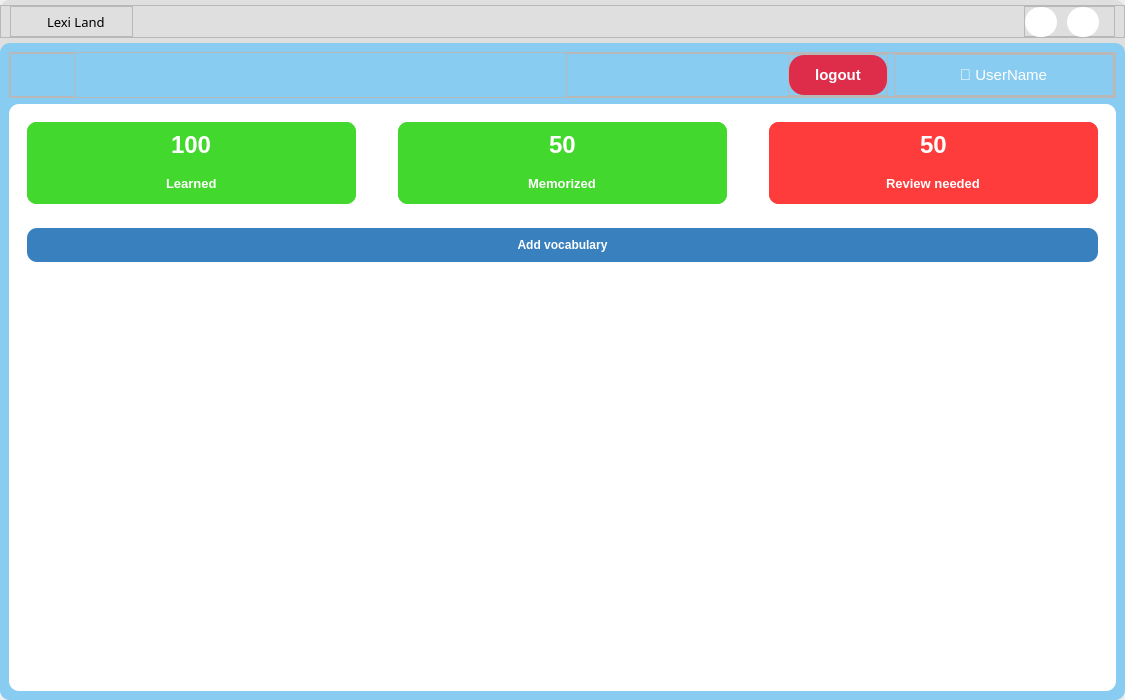
<?xml version="1.0" encoding="UTF-8"?>
<ui version="4.0">
 <class>MainWindow</class>
 <widget class="QMainWindow" name="MainWindow">
  <property name="geometry">
   <rect>
    <x>0</x>
    <y>0</y>
    <width>1125</width>
    <height>700</height>
   </rect>
  </property>
  <property name="windowTitle">
   <string>MainWindow</string>
  </property>
  <widget class="QWidget" name="centralwidget">
   <layout class="QHBoxLayout" name="horizontalLayout">
    <property name="leftMargin">
     <number>0</number>
    </property>
    <property name="topMargin">
     <number>0</number>
    </property>
    <property name="rightMargin">
     <number>0</number>
    </property>
    <property name="bottomMargin">
     <number>0</number>
    </property>
    <item>
     <widget class="QFrame" name="MainFrame">
      <property name="minimumSize">
       <size>
        <width>1125</width>
        <height>700</height>
       </size>
      </property>
      <property name="maximumSize">
       <size>
        <width>16777215</width>
        <height>16777215</height>
       </size>
      </property>
      <property name="styleSheet">
       <string notr="true">#MainFrame{
background-color: rgb(223, 223, 223);
border-radius:10px;
}</string>
      </property>
      <property name="frameShape">
       <enum>QFrame::StyledPanel</enum>
      </property>
      <property name="frameShadow">
       <enum>QFrame::Raised</enum>
      </property>
      <layout class="QVBoxLayout" name="verticalLayout">
       <property name="spacing">
        <number>5</number>
       </property>
       <property name="leftMargin">
        <number>0</number>
       </property>
       <property name="topMargin">
        <number>5</number>
       </property>
       <property name="rightMargin">
        <number>0</number>
       </property>
       <property name="bottomMargin">
        <number>0</number>
       </property>
       <item>
        <widget class="QFrame" name="frame_14">
         <property name="font">
          <font>
           <stylestrategy>PreferDefault</stylestrategy>
          </font>
         </property>
         <property name="contextMenuPolicy">
          <enum>Qt::DefaultContextMenu</enum>
         </property>
         <property name="acceptDrops">
          <bool>false</bool>
         </property>
         <property name="frameShape">
          <enum>QFrame::StyledPanel</enum>
         </property>
         <property name="frameShadow">
          <enum>QFrame::Raised</enum>
         </property>
         <layout class="QHBoxLayout" name="horizontalLayout_11">
          <property name="topMargin">
           <number>0</number>
          </property>
          <property name="bottomMargin">
           <number>0</number>
          </property>
          <item>
           <widget class="QFrame" name="frame_15">
            <property name="maximumSize">
             <size>
              <width>123</width>
              <height>50</height>
             </size>
            </property>
            <property name="frameShape">
             <enum>QFrame::StyledPanel</enum>
            </property>
            <property name="frameShadow">
             <enum>QFrame::Raised</enum>
            </property>
            <layout class="QHBoxLayout" name="horizontalLayout_12">
             <property name="leftMargin">
              <number>0</number>
             </property>
             <property name="topMargin">
              <number>0</number>
             </property>
             <property name="rightMargin">
              <number>0</number>
             </property>
             <property name="bottomMargin">
              <number>0</number>
             </property>
             <item>
              <widget class="QPushButton" name="pushButton_4">
               <property name="maximumSize">
                <size>
                 <width>30</width>
                 <height>30</height>
                </size>
               </property>
               <property name="focusPolicy">
                <enum>Qt::NoFocus</enum>
               </property>
               <property name="styleSheet">
                <string notr="true">border-radius: 10px</string>
               </property>
               <property name="text">
                <string/>
               </property>
               <property name="icon">
                <iconset>
                 <normaloff>../icons/lexiland_logo1.png</normaloff>../icons/lexiland_logo1.png</iconset>
               </property>
               <property name="iconSize">
                <size>
                 <width>34</width>
                 <height>34</height>
                </size>
               </property>
               <property name="shortcut">
                <string notr="true"/>
               </property>
               <property name="autoRepeat">
                <bool>true</bool>
               </property>
               <property name="autoExclusive">
                <bool>true</bool>
               </property>
               <property name="autoRepeatDelay">
                <number>300</number>
               </property>
               <property name="autoDefault">
                <bool>true</bool>
               </property>
              </widget>
             </item>
             <item>
              <widget class="QLabel" name="label_3">
               <property name="font">
                <font>
                 <family>Luckiest Guy</family>
                 <pointsize>10</pointsize>
                 <weight>50</weight>
                 <italic>false</italic>
                 <bold>false</bold>
                </font>
               </property>
               <property name="styleSheet">
                <string notr="true">color: rgb(0, 0, 0);
font: 10pt &quot;Luckiest Guy&quot;;</string>
               </property>
               <property name="text">
                <string>Lexi Land</string>
               </property>
              </widget>
             </item>
            </layout>
           </widget>
          </item>
          <item alignment="Qt::AlignRight">
           <widget class="QFrame" name="frame_4">
            <property name="minimumSize">
             <size>
              <width>0</width>
              <height>0</height>
             </size>
            </property>
            <property name="maximumSize">
             <size>
              <width>16777215</width>
              <height>31</height>
             </size>
            </property>
            <property name="frameShape">
             <enum>QFrame::StyledPanel</enum>
            </property>
            <property name="frameShadow">
             <enum>QFrame::Raised</enum>
            </property>
            <layout class="QHBoxLayout" name="horizontalLayout_28">
             <property name="spacing">
              <number>10</number>
             </property>
             <property name="leftMargin">
              <number>0</number>
             </property>
             <property name="topMargin">
              <number>0</number>
             </property>
             <property name="rightMargin">
              <number>15</number>
             </property>
             <property name="bottomMargin">
              <number>0</number>
             </property>
             <item>
              <widget class="QPushButton" name="hideBtn">
               <property name="minimumSize">
                <size>
                 <width>30</width>
                 <height>30</height>
                </size>
               </property>
               <property name="cursor">
                <cursorShape>PointingHandCursor</cursorShape>
               </property>
               <property name="styleSheet">
                <string notr="true">QPushButton{
	background-color: rgb(255, 255, 255);
	border-radius:15px;
	padding:0px;
}

QPushButton::hover{
	
	background-color: rgb(191, 191, 191);
	
}</string>
               </property>
               <property name="text">
                <string/>
               </property>
               <property name="icon">
                <iconset>
                 <normaloff>../icons/minus.svg</normaloff>../icons/minus.svg</iconset>
               </property>
               <property name="iconSize">
                <size>
                 <width>20</width>
                 <height>20</height>
                </size>
               </property>
              </widget>
             </item>
             <item>
              <widget class="QPushButton" name="closeBtn">
               <property name="minimumSize">
                <size>
                 <width>30</width>
                 <height>30</height>
                </size>
               </property>
               <property name="cursor">
                <cursorShape>PointingHandCursor</cursorShape>
               </property>
               <property name="styleSheet">
                <string notr="true">QPushButton{
	background-color: rgb(255, 255, 255);
	border-radius:15px;
	padding:0px;
}

QPushButton::hover{
	background-color: rgb(255, 61, 64);
}</string>
               </property>
               <property name="text">
                <string/>
               </property>
               <property name="icon">
                <iconset>
                 <normaloff>../icons/x.svg</normaloff>../icons/x.svg</iconset>
               </property>
               <property name="iconSize">
                <size>
                 <width>20</width>
                 <height>20</height>
                </size>
               </property>
              </widget>
             </item>
            </layout>
           </widget>
          </item>
         </layout>
        </widget>
       </item>
       <item>
        <widget class="QFrame" name="mainSet">
         <property name="styleSheet">
          <string notr="true">#mainSet{
background-color: #88ccf1;
border-radius:10px;
}</string>
         </property>
         <property name="frameShape">
          <enum>QFrame::StyledPanel</enum>
         </property>
         <property name="frameShadow">
          <enum>QFrame::Raised</enum>
         </property>
         <layout class="QVBoxLayout" name="verticalLayout_3">
          <item>
           <widget class="QFrame" name="frame_2">
            <property name="frameShape">
             <enum>QFrame::StyledPanel</enum>
            </property>
            <property name="frameShadow">
             <enum>QFrame::Raised</enum>
            </property>
            <layout class="QHBoxLayout" name="horizontalLayout_2">
             <property name="leftMargin">
              <number>0</number>
             </property>
             <property name="topMargin">
              <number>0</number>
             </property>
             <property name="rightMargin">
              <number>0</number>
             </property>
             <property name="bottomMargin">
              <number>0</number>
             </property>
             <item alignment="Qt::AlignLeft">
              <widget class="QFrame" name="frame_5">
               <property name="sizePolicy">
                <sizepolicy hsizetype="Expanding" vsizetype="Preferred">
                 <horstretch>0</horstretch>
                 <verstretch>0</verstretch>
                </sizepolicy>
               </property>
               <property name="minimumSize">
                <size>
                 <width>65</width>
                 <height>0</height>
                </size>
               </property>
               <property name="styleSheet">
                <string notr="true"/>
               </property>
               <property name="frameShape">
                <enum>QFrame::StyledPanel</enum>
               </property>
               <property name="frameShadow">
                <enum>QFrame::Raised</enum>
               </property>
               <layout class="QHBoxLayout" name="horizontalLayout_29">
                <property name="leftMargin">
                 <number>0</number>
                </property>
                <property name="topMargin">
                 <number>0</number>
                </property>
                <property name="rightMargin">
                 <number>0</number>
                </property>
                <property name="bottomMargin">
                 <number>0</number>
                </property>
                <item>
                 <widget class="QPushButton" name="go_back">
                  <property name="minimumSize">
                   <size>
                    <width>30</width>
                    <height>30</height>
                   </size>
                  </property>
                  <property name="styleSheet">
                   <string notr="true">#go_back{
	border-radius: 15px;
	/* background-color: rgb(229, 229, 229); */
}

#go_back:hover{
	background-color: rgb(197, 197, 197);
}</string>
                  </property>
                  <property name="text">
                   <string/>
                  </property>
                  <property name="icon">
                   <iconset>
                    <normaloff>../icons/arrow-left.svg</normaloff>../icons/arrow-left.svg</iconset>
                  </property>
                  <property name="shortcut">
                   <string/>
                  </property>
                 </widget>
                </item>
               </layout>
              </widget>
             </item>
             <item>
              <widget class="QFrame" name="frame_21">
               <property name="frameShape">
                <enum>QFrame::StyledPanel</enum>
               </property>
               <property name="frameShadow">
                <enum>QFrame::Raised</enum>
               </property>
               <layout class="QHBoxLayout" name="horizontalLayout_5">
                <property name="leftMargin">
                 <number>0</number>
                </property>
                <property name="topMargin">
                 <number>0</number>
                </property>
                <property name="rightMargin">
                 <number>0</number>
                </property>
                <property name="bottomMargin">
                 <number>0</number>
                </property>
                <item alignment="Qt::AlignRight">
                 <widget class="QFrame" name="frame_22">
                  <property name="minimumSize">
                   <size>
                    <width>100</width>
                    <height>0</height>
                   </size>
                  </property>
                  <property name="frameShape">
                   <enum>QFrame::StyledPanel</enum>
                  </property>
                  <property name="frameShadow">
                   <enum>QFrame::Raised</enum>
                  </property>
                  <layout class="QVBoxLayout" name="verticalLayout_16">
                   <property name="leftMargin">
                    <number>0</number>
                   </property>
                   <property name="topMargin">
                    <number>0</number>
                   </property>
                   <property name="rightMargin">
                    <number>0</number>
                   </property>
                   <property name="bottomMargin">
                    <number>0</number>
                   </property>
                   <item>
                    <widget class="QPushButton" name="logout">
                     <property name="minimumSize">
                      <size>
                       <width>0</width>
                       <height>40</height>
                      </size>
                     </property>
                     <property name="maximumSize">
                      <size>
                       <width>100</width>
                       <height>16777215</height>
                      </size>
                     </property>
                     <property name="font">
                      <font>
                       <pointsize>11</pointsize>
                       <weight>75</weight>
                       <bold>true</bold>
                      </font>
                     </property>
                     <property name="styleSheet">
                      <string notr="true">#logout{
background-color: #dd2d4a;
border: none;
border-radius: 15px;
color: rgb(255, 255, 255)
}

#logout:hover{
	
	background-color: rgb(161, 161, 161);
}</string>
                     </property>
                     <property name="text">
                      <string>logout</string>
                     </property>
                     <property name="autoRepeat">
                      <bool>true</bool>
                     </property>
                     <property name="autoDefault">
                      <bool>false</bool>
                     </property>
                    </widget>
                   </item>
                  </layout>
                 </widget>
                </item>
                <item>
                 <widget class="QFrame" name="frame">
                  <property name="maximumSize">
                   <size>
                    <width>220</width>
                    <height>16777215</height>
                   </size>
                  </property>
                  <property name="frameShape">
                   <enum>QFrame::StyledPanel</enum>
                  </property>
                  <property name="frameShadow">
                   <enum>QFrame::Raised</enum>
                  </property>
                  <layout class="QVBoxLayout" name="verticalLayout_4">
                   <property name="leftMargin">
                    <number>0</number>
                   </property>
                   <property name="topMargin">
                    <number>0</number>
                   </property>
                   <property name="rightMargin">
                    <number>0</number>
                   </property>
                   <property name="bottomMargin">
                    <number>0</number>
                   </property>
                   <item alignment="Qt::AlignHCenter">
                    <widget class="QLabel" name="username_label">
                     <property name="minimumSize">
                      <size>
                       <width>215</width>
                       <height>0</height>
                      </size>
                     </property>
                     <property name="font">
                      <font>
                       <pointsize>11</pointsize>
                      </font>
                     </property>
                     <property name="styleSheet">
                      <string notr="true">/*background-color: rgb(184, 184, 184); */
color: rgb(255, 255, 255);
padding:10px 5px;</string>
                     </property>
                     <property name="text">
                      <string>👤 UserName</string>
                     </property>
                     <property name="alignment">
                      <set>Qt::AlignCenter</set>
                     </property>
                     <property name="wordWrap">
                      <bool>true</bool>
                     </property>
                     <property name="margin">
                      <number>0</number>
                     </property>
                    </widget>
                   </item>
                  </layout>
                 </widget>
                </item>
               </layout>
              </widget>
             </item>
            </layout>
           </widget>
          </item>
          <item>
           <widget class="QFrame" name="frame_3">
            <property name="sizePolicy">
             <sizepolicy hsizetype="Preferred" vsizetype="Expanding">
              <horstretch>0</horstretch>
              <verstretch>0</verstretch>
             </sizepolicy>
            </property>
            <property name="styleSheet">
             <string notr="true">background-color: rgb(255, 255, 255);
border-radius:10px;</string>
            </property>
            <property name="frameShape">
             <enum>QFrame::StyledPanel</enum>
            </property>
            <property name="frameShadow">
             <enum>QFrame::Raised</enum>
            </property>
            <layout class="QVBoxLayout" name="verticalLayout_2">
             <property name="spacing">
              <number>6</number>
             </property>
             <property name="leftMargin">
              <number>9</number>
             </property>
             <property name="topMargin">
              <number>9</number>
             </property>
             <property name="rightMargin">
              <number>9</number>
             </property>
             <property name="bottomMargin">
              <number>9</number>
             </property>
             <item>
              <widget class="QFrame" name="frame_6">
               <property name="minimumSize">
                <size>
                 <width>0</width>
                 <height>100</height>
                </size>
               </property>
               <property name="frameShape">
                <enum>QFrame::StyledPanel</enum>
               </property>
               <property name="frameShadow">
                <enum>QFrame::Raised</enum>
               </property>
               <layout class="QHBoxLayout" name="horizontalLayout_3">
                <property name="spacing">
                 <number>42</number>
                </property>
                <item>
                 <widget class="QFrame" name="frame_9">
                  <property name="styleSheet">
                   <string notr="true">background-color: rgb(67, 216, 45);
color:#ffffff;</string>
                  </property>
                  <property name="frameShape">
                   <enum>QFrame::StyledPanel</enum>
                  </property>
                  <property name="frameShadow">
                   <enum>QFrame::Raised</enum>
                  </property>
                  <layout class="QVBoxLayout" name="verticalLayout_5">
                   <property name="spacing">
                    <number>0</number>
                   </property>
                   <property name="leftMargin">
                    <number>0</number>
                   </property>
                   <property name="topMargin">
                    <number>0</number>
                   </property>
                   <property name="rightMargin">
                    <number>0</number>
                   </property>
                   <property name="bottomMargin">
                    <number>0</number>
                   </property>
                   <item>
                    <widget class="QFrame" name="frame_13">
                     <property name="frameShape">
                      <enum>QFrame::StyledPanel</enum>
                     </property>
                     <property name="frameShadow">
                      <enum>QFrame::Raised</enum>
                     </property>
                     <layout class="QVBoxLayout" name="verticalLayout_10">
                      <property name="topMargin">
                       <number>4</number>
                      </property>
                      <property name="bottomMargin">
                       <number>0</number>
                      </property>
                      <item alignment="Qt::AlignHCenter">
                       <widget class="QLabel" name="label">
                        <property name="font">
                         <font>
                          <pointsize>18</pointsize>
                          <weight>75</weight>
                          <bold>true</bold>
                         </font>
                        </property>
                        <property name="text">
                         <string>100</string>
                        </property>
                       </widget>
                      </item>
                     </layout>
                    </widget>
                   </item>
                   <item>
                    <widget class="QFrame" name="frame_12">
                     <property name="frameShape">
                      <enum>QFrame::StyledPanel</enum>
                     </property>
                     <property name="frameShadow">
                      <enum>QFrame::Raised</enum>
                     </property>
                     <layout class="QVBoxLayout" name="verticalLayout_11">
                      <property name="topMargin">
                       <number>0</number>
                      </property>
                      <property name="bottomMargin">
                       <number>0</number>
                      </property>
                      <item alignment="Qt::AlignHCenter">
                       <widget class="QLabel" name="label_2">
                        <property name="font">
                         <font>
                          <pointsize>10</pointsize>
                          <weight>75</weight>
                          <bold>true</bold>
                         </font>
                        </property>
                        <property name="text">
                         <string>Learned</string>
                        </property>
                       </widget>
                      </item>
                     </layout>
                    </widget>
                   </item>
                  </layout>
                 </widget>
                </item>
                <item>
                 <widget class="QFrame" name="frame_10">
                  <property name="styleSheet">
                   <string notr="true">background-color: rgb(67, 216, 45);
color:#ffffff;</string>
                  </property>
                  <property name="frameShape">
                   <enum>QFrame::StyledPanel</enum>
                  </property>
                  <property name="frameShadow">
                   <enum>QFrame::Raised</enum>
                  </property>
                  <layout class="QVBoxLayout" name="verticalLayout_6">
                   <property name="spacing">
                    <number>0</number>
                   </property>
                   <property name="leftMargin">
                    <number>0</number>
                   </property>
                   <property name="topMargin">
                    <number>0</number>
                   </property>
                   <property name="rightMargin">
                    <number>0</number>
                   </property>
                   <property name="bottomMargin">
                    <number>0</number>
                   </property>
                   <item>
                    <widget class="QFrame" name="frame_17">
                     <property name="frameShape">
                      <enum>QFrame::StyledPanel</enum>
                     </property>
                     <property name="frameShadow">
                      <enum>QFrame::Raised</enum>
                     </property>
                     <layout class="QVBoxLayout" name="verticalLayout_13">
                      <property name="topMargin">
                       <number>4</number>
                      </property>
                      <property name="bottomMargin">
                       <number>0</number>
                      </property>
                      <item alignment="Qt::AlignHCenter">
                       <widget class="QLabel" name="label_4">
                        <property name="font">
                         <font>
                          <pointsize>18</pointsize>
                          <weight>75</weight>
                          <bold>true</bold>
                         </font>
                        </property>
                        <property name="text">
                         <string>50</string>
                        </property>
                       </widget>
                      </item>
                     </layout>
                    </widget>
                   </item>
                   <item>
                    <widget class="QFrame" name="frame_16">
                     <property name="frameShape">
                      <enum>QFrame::StyledPanel</enum>
                     </property>
                     <property name="frameShadow">
                      <enum>QFrame::Raised</enum>
                     </property>
                     <layout class="QVBoxLayout" name="verticalLayout_12">
                      <item alignment="Qt::AlignHCenter">
                       <widget class="QLabel" name="label_5">
                        <property name="font">
                         <font>
                          <pointsize>10</pointsize>
                          <weight>75</weight>
                          <bold>true</bold>
                         </font>
                        </property>
                        <property name="text">
                         <string>Memorized</string>
                        </property>
                       </widget>
                      </item>
                     </layout>
                    </widget>
                   </item>
                  </layout>
                 </widget>
                </item>
                <item>
                 <widget class="QFrame" name="frame_11">
                  <property name="styleSheet">
                   <string notr="true">background-color: rgb(255, 60, 60);
color:#ffffff;</string>
                  </property>
                  <property name="frameShape">
                   <enum>QFrame::StyledPanel</enum>
                  </property>
                  <property name="frameShadow">
                   <enum>QFrame::Raised</enum>
                  </property>
                  <layout class="QVBoxLayout" name="verticalLayout_7">
                   <property name="spacing">
                    <number>0</number>
                   </property>
                   <property name="leftMargin">
                    <number>0</number>
                   </property>
                   <property name="topMargin">
                    <number>0</number>
                   </property>
                   <property name="rightMargin">
                    <number>0</number>
                   </property>
                   <property name="bottomMargin">
                    <number>0</number>
                   </property>
                   <item>
                    <widget class="QFrame" name="frame_19">
                     <property name="font">
                      <font>
                       <pointsize>12</pointsize>
                       <weight>75</weight>
                       <bold>true</bold>
                      </font>
                     </property>
                     <property name="frameShape">
                      <enum>QFrame::StyledPanel</enum>
                     </property>
                     <property name="frameShadow">
                      <enum>QFrame::Raised</enum>
                     </property>
                     <layout class="QVBoxLayout" name="verticalLayout_14">
                      <property name="topMargin">
                       <number>4</number>
                      </property>
                      <property name="bottomMargin">
                       <number>0</number>
                      </property>
                      <item alignment="Qt::AlignHCenter">
                       <widget class="QLabel" name="label_6">
                        <property name="font">
                         <font>
                          <pointsize>18</pointsize>
                          <weight>75</weight>
                          <bold>true</bold>
                         </font>
                        </property>
                        <property name="text">
                         <string>50</string>
                        </property>
                       </widget>
                      </item>
                     </layout>
                    </widget>
                   </item>
                   <item>
                    <widget class="QFrame" name="frame_18">
                     <property name="font">
                      <font>
                       <weight>75</weight>
                       <bold>true</bold>
                      </font>
                     </property>
                     <property name="frameShape">
                      <enum>QFrame::StyledPanel</enum>
                     </property>
                     <property name="frameShadow">
                      <enum>QFrame::Raised</enum>
                     </property>
                     <layout class="QHBoxLayout" name="horizontalLayout_4">
                      <property name="topMargin">
                       <number>0</number>
                      </property>
                      <property name="bottomMargin">
                       <number>0</number>
                      </property>
                      <item alignment="Qt::AlignHCenter">
                       <widget class="QLabel" name="label_7">
                        <property name="font">
                         <font>
                          <pointsize>10</pointsize>
                          <weight>75</weight>
                          <bold>true</bold>
                         </font>
                        </property>
                        <property name="text">
                         <string>Review needed</string>
                        </property>
                       </widget>
                      </item>
                     </layout>
                    </widget>
                   </item>
                  </layout>
                 </widget>
                </item>
               </layout>
              </widget>
             </item>
             <item>
              <widget class="QFrame" name="frame_7">
               <property name="frameShape">
                <enum>QFrame::StyledPanel</enum>
               </property>
               <property name="frameShadow">
                <enum>QFrame::Raised</enum>
               </property>
               <layout class="QVBoxLayout" name="verticalLayout_8">
                <item>
                 <widget class="QFrame" name="frame_8">
                  <property name="frameShape">
                   <enum>QFrame::StyledPanel</enum>
                  </property>
                  <property name="frameShadow">
                   <enum>QFrame::Raised</enum>
                  </property>
                  <layout class="QVBoxLayout" name="verticalLayout_9">
                   <property name="leftMargin">
                    <number>0</number>
                   </property>
                   <property name="topMargin">
                    <number>0</number>
                   </property>
                   <property name="rightMargin">
                    <number>0</number>
                   </property>
                   <property name="bottomMargin">
                    <number>0</number>
                   </property>
                   <item>
                    <widget class="QPushButton" name="add_vocab_btn">
                     <property name="font">
                      <font>
                       <weight>75</weight>
                       <bold>true</bold>
                      </font>
                     </property>
                     <property name="cursor">
                      <cursorShape>PointingHandCursor</cursorShape>
                     </property>
                     <property name="styleSheet">
                      <string notr="true">#add_vocab_btn{
	background-color: rgb(56, 128, 190);
	color:#ffffff;
	padding: 10px;
}
#add_vocab_btn::hover{
	background-color: rgb(54, 82, 175);
}</string>
                     </property>
                     <property name="text">
                      <string>Add vocabulary</string>
                     </property>
                     <property name="icon">
                      <iconset resource="../../resource/resource.qrc">
                       <normaloff>:/icon/UI/icons/plus.svg</normaloff>:/icon/UI/icons/plus.svg</iconset>
                     </property>
                    </widget>
                   </item>
                  </layout>
                 </widget>
                </item>
                <item>
                 <widget class="QScrollArea" name="scrollArea">
                  <property name="widgetResizable">
                   <bool>true</bool>
                  </property>
                  <widget class="QWidget" name="scrollAreaWidgetContents_2">
                   <property name="geometry">
                    <rect>
                     <x>0</x>
                     <y>0</y>
                     <width>1071</width>
                     <height>402</height>
                    </rect>
                   </property>
                   <layout class="QVBoxLayout" name="verticalLayout_15">
                    <property name="spacing">
                     <number>0</number>
                    </property>
                    <property name="leftMargin">
                     <number>0</number>
                    </property>
                    <property name="topMargin">
                     <number>0</number>
                    </property>
                    <property name="rightMargin">
                     <number>0</number>
                    </property>
                    <property name="bottomMargin">
                     <number>0</number>
                    </property>
                    <item>
                     <widget class="QFrame" name="container">
                      <property name="sizePolicy">
                       <sizepolicy hsizetype="Preferred" vsizetype="Expanding">
                        <horstretch>0</horstretch>
                        <verstretch>0</verstretch>
                       </sizepolicy>
                      </property>
                      <property name="frameShape">
                       <enum>QFrame::StyledPanel</enum>
                      </property>
                      <property name="frameShadow">
                       <enum>QFrame::Raised</enum>
                      </property>
                      <layout class="QGridLayout" name="gridLayout_2">
                       <property name="leftMargin">
                        <number>0</number>
                       </property>
                       <property name="topMargin">
                        <number>20</number>
                       </property>
                       <property name="rightMargin">
                        <number>0</number>
                       </property>
                       <property name="bottomMargin">
                        <number>20</number>
                       </property>
                       <property name="spacing">
                        <number>15</number>
                       </property>
                      </layout>
                     </widget>
                    </item>
                   </layout>
                  </widget>
                 </widget>
                </item>
               </layout>
              </widget>
             </item>
            </layout>
           </widget>
          </item>
         </layout>
        </widget>
       </item>
      </layout>
     </widget>
    </item>
   </layout>
  </widget>
 </widget>
 <resources>
  <include location="../../resource/resource.qrc"/>
 </resources>
 <connections/>
</ui>
